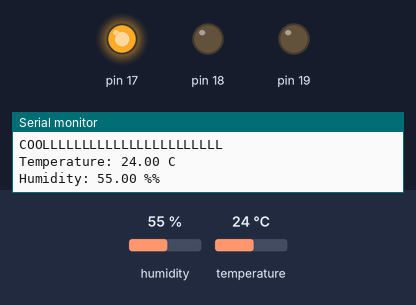
Recording of a sketch running on a simulated Arduino Mega 2560, built with avr-gcc and run on an emulated ATmega2560. Shown: output pins drawn as LEDs (lit = HIGH), the last lines printed to the serial monitor. The test bench sets the inputs (shaded band); at power-on: humidity 55 %, temperature 24 °C.

Above: at 8.8 s.
8.9 s: humidity set to 22 %
At 11.0 s:
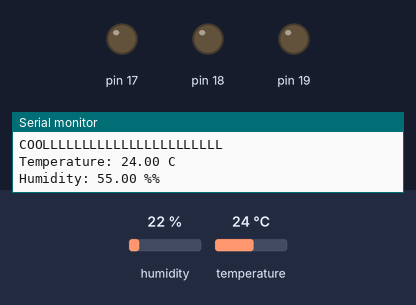
16.4 s: temperature set to 34.7 °C
23.9 s: temperature set to 35.7 °C
At 26.4 s:
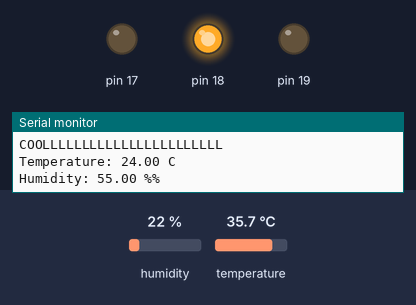
35.5 s: temperature set to 39.3 °C
43.0 s: temperature set to 40.6 °C
At 44.7 s:
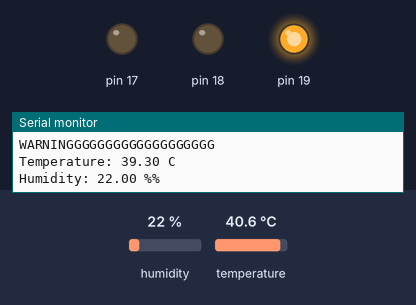
53.5 s: humidity set to 48 %
61.0 s: humidity set to 51 %
At 62.1 s:
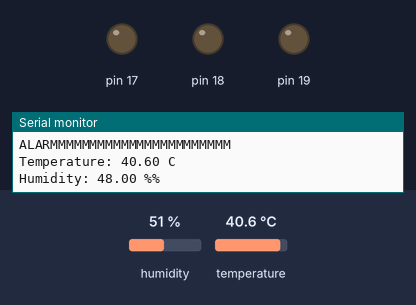
Timing chart, 0 to 64.0 s (numbered marks = the images above; inputs shaded):
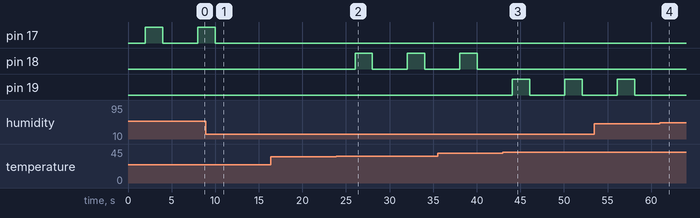

Measured:
- the behaviour switches between 35 and 35.1 °C on temperature (found by bisection; images 1 and 2)
- the behaviour switches between 40 and 40.1 °C on temperature (found by bisection; images 2 and 3)
- the behaviour switches between 49 and 50 % on humidity (found by bisection; images 3 and 4)
- after the input at 8.9 s, pin 17: goes on until 10.0 s, then stays LOW
- after the input at 16.4 s, every drawn part: stays the same
- after the input at 23.9 s, pin 18: alternates HIGH for 2.0 s and LOW for 4.0 s, starting after 2.1 s
- after the input at 43.0 s, pin 18: stops changing and stays LOW; pin 19: alternates HIGH for 2.0 s and LOW for 4.0 s, starting after 1.1 s
- after the input at 61.0 s, pin 19: stays LOW (without the input it goes to HIGH after 1.1 s)

The sketch:

Logic_3_LED_Control.ino
```cpp
//Separately install this library from library manger
#include "DHT.h" // dht22 exrternal sensor ho , so yo use garna yesko library include garey ko

// Define the pin connected to the DHT22 data line
// Change this according to your physical wiring. We use pin 22 here.
#define DHT_PIN 22 // pin define garna lai hami ley yo garey ko so hami ley pin use garna sakxam

// Specify the sensor type as DHT22
#define DHT_TYPE DHT22

// Create a DHT sensor object
DHT sensor(DHT_PIN, DHT_TYPE); // Create a DHT object to use the library functions

void setup() {
  pinMode(19, OUTPUT);
  pinMode(18, OUTPUT);
  pinMode(17, OUTPUT);
  Serial.begin(9600); // Start serial communication for printing output
  sensor.begin(); // Initialize the sensor
  // sleep/delay like in Arduino programming ko lahi library by default include hunxa
}

void loop() {
  // Wait for a few seconds between measurements.
  // DHT22 typically needs at least 2 seconds between readings
  delay(2000); // every reading ma 2 second ko gap liyum (2000 milliseconds)

  // Measure temperature and humidity
  // Reading temperature or humidity takes about 250 milliseconds!
  float humidity = sensor.readHumidity(); // humidity variable ma vako value layum from sensor, jun readHumidity() ley read garey ko thiyo
  float temp = sensor.readTemperature(); // temp variable ma measure garey ko reading lai float word ko form ma rakhay ko

  // Check if any reads failed and handle the error
  if (isnan(humidity) || isnan(temp)) { // Check if the values are "Not a Number" (NaN)
    Serial.println("Failed to read sensor."); // exception message halyum in case if hamro sensor ley data read garna sakey na or sensor ma fault xa or nopt working
    return; // Skip the rest of the loop and try again
  }


  if (temp > 40 && humidity <50){
    digitalWrite(19, HIGH);
    delay(2000);
    digitalWrite(19, LOW);
    Serial.println("ALARMMMMMMMMMMMMMMMMMMMMMMM");
    Serial.print("Temperature: "); // temperature varable ma vako value print garyum
    Serial.print(temp);
    Serial.println(" C");

    Serial.print("Humidity: "); // humidity variable ma vako value print garyum
    Serial.print(humidity);
    Serial.println(" %%");
  }else if(temp > 35 && humidity<40) {
    digitalWrite(18, HIGH);
    delay(2000);
    digitalWrite(18, LOW);
    Serial.println("WARNINGGGGGGGGGGGGGGGGGGG");
    Serial.print("Temperature: "); // temperature varable ma vako value print garyum
    Serial.print(temp);
    Serial.println(" C");

    Serial.print("Humidity: "); // humidity variable ma vako value print garyum
    Serial.print(humidity);
    Serial.println(" %%");
  }else if(temp < 35 && humidity>40) {
    digitalWrite(17, HIGH);
    delay(2000);
    digitalWrite(17, LOW);
    Serial.println("COOLLLLLLLLLLLLLLLLLLLLLLL");
    Serial.print("Temperature: "); // temperature varable ma vako value print garyum
    Serial.print(temp);
    Serial.println(" C");

    Serial.print("Humidity: "); // humidity variable ma vako value print garyum
    Serial.print(humidity);
    Serial.println(" %%");
  }
  delay(2000);
}
```
